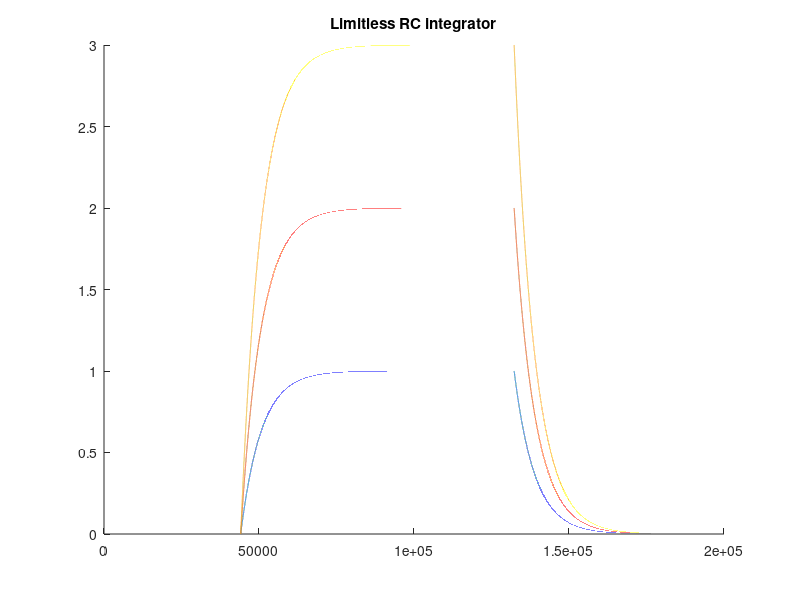
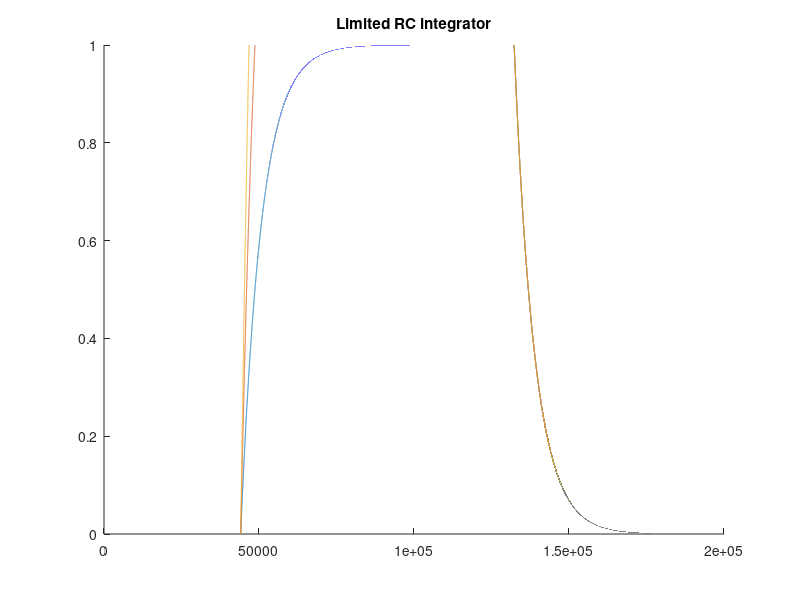
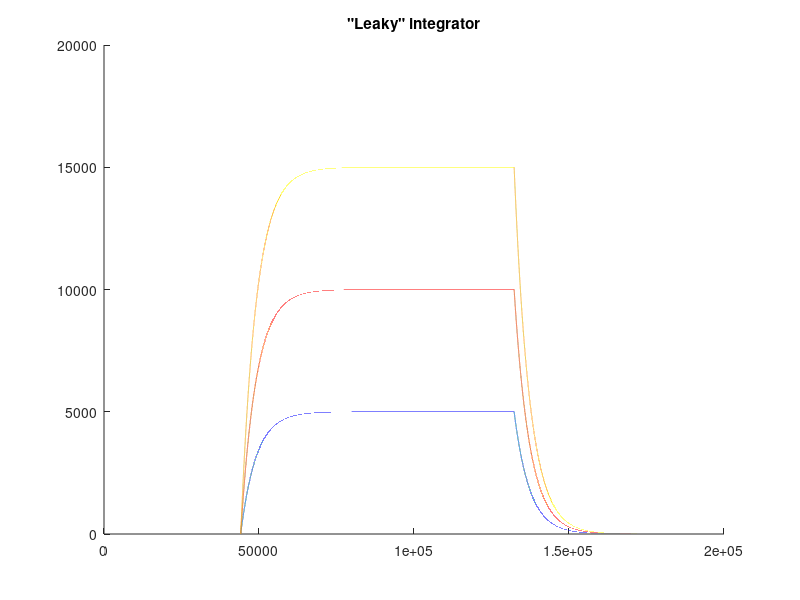

Source code (MATLAB) for these figures, in order:
close all; clear all; clc

sr = 44100;
dt = 1/sr;
tc = 150e-3; %seconds
fc = 1/(2*pi*tc);
[b,a] = butter(1, fc/(sr/2), 'low');

% The time constant is the time required to charge the capacitor, through
% the resistor, to 63.2 (? 63) percent of full charge; or to discharge it
% to 36.8 (? 37) percent of its initial voltage. These values are derived
% from the mathematical constant e, specifically 1?exp(-1) and exp(-1)
% respectively. It is completely symmetric when applied to a linear system.
for nn = 1:3
    x = [zeros(sr,1); ones(2*sr,1); zeros(sr,1);]*nn;
    y = filter(b,a,x);
    figure(1); hold on; plot(y); title('Limitless RC integrator')     
    %set(gca,'YScale', 'log')
end

% However, if we introduce a cap, then the rise time depends on the input
% level, while the decay is a pure function of the time constant.
%
% BUT THERE SHOULD BE A WAY OF NOT INTRODUCING A CAP TO GET CONSTANT OUTPUT
% LIKE THE BUCKET EXAMPLE
for nn = 1:3
    limit = 1;
    x = [zeros(sr,1); ones(2*sr,1); zeros(sr,1);]*nn;
    y(1) = 0;
    for t = 2:numel(x)
        y(t) = b(1)*x(t) + b(2)*x(t-1) - a(2)*y(t-1);%diff eqn for matlab filter
        y(t) = min (y(t), limit);
    end
    figure(2); hold on; plot(y); title('Limited RC integrator')     
end


% In mathematics, a leaky integrator equation is a specific differential
% equation, used to describe a component or system that takes the integral
% of an input, but gradually leaks a small amount of input over time. It
% appears commonly in hydraulics, electronics, and neuroscience in
% single-neuron models
%
% The general solution is x(t)=k*exp(-A*t)+C/A
% Where C is the input, A is the rate of leak, and k is a constant
% THE RESULT IS IDENTICAL TO THE LIMITLESS INTEGRATOR

A=0.0002;
x = [zeros(sr,1); ones(2*sr,1); zeros(sr,1);];
for nn = 1:3
    y=0;
    yHistory = zeros(size(x));
    for t = 2:numel(x)
        y = y + nn*x(t);  %calculate the volume in bucket + new fluid volume
        y = y - A*y;      %calculate the leaked amount
        yHistory(t) = y;  %just for plotting
    end
    figure(3); hold on; plot(yHistory); title('"Leaky" integrator')     
end



